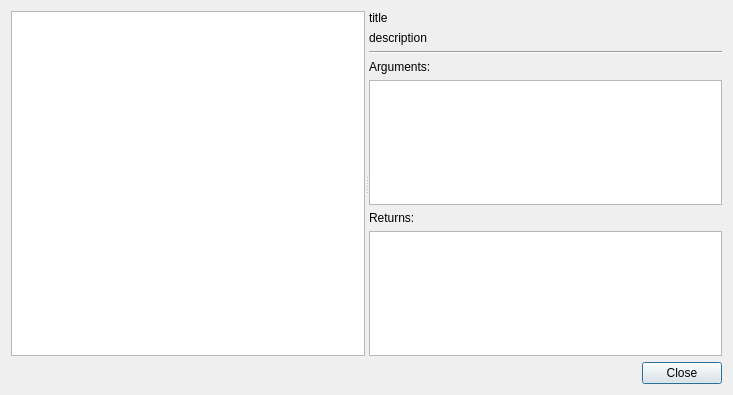
<?xml version="1.0" encoding="UTF-8"?>
<ui version="4.0">
 <class>Ripes::SyscallViewer</class>
 <widget class="QDialog" name="Ripes::SyscallViewer">
  <property name="geometry">
   <rect>
    <x>0</x>
    <y>0</y>
    <width>733</width>
    <height>395</height>
   </rect>
  </property>
  <property name="windowTitle">
   <string notr="true">Dialog</string>
  </property>
  <layout class="QGridLayout" name="gridLayout">
   <item row="0" column="0">
    <widget class="QSplitter" name="splitter">
     <property name="orientation">
      <enum>Qt::Horizontal</enum>
     </property>
     <widget class="QTableWidget" name="syscallList">
      <property name="toolTip">
       <string>System calls supported by Ripes. Put the function number in the register shown in the header (a7 on RISC-V) and execute ecall.</string>
      </property>
      <property name="sizePolicy">
       <sizepolicy hsizetype="MinimumExpanding" vsizetype="Expanding">
        <horstretch>0</horstretch>
        <verstretch>0</verstretch>
       </sizepolicy>
      </property>
     </widget>
     <widget class="QWidget" name="layoutWidget">
      <layout class="QVBoxLayout" name="verticalLayout">
       <item>
        <widget class="QLabel" name="syscallTitle">
         <property name="text">
          <string notr="true">title</string>
         </property>
        </widget>
       </item>
       <item>
        <widget class="QLabel" name="syscallDescription">
         <property name="text">
          <string notr="true">description</string>
         </property>
         <property name="wordWrap">
          <bool>true</bool>
         </property>
        </widget>
       </item>
       <item>
        <widget class="Line" name="line">
         <property name="orientation">
          <enum>Qt::Horizontal</enum>
         </property>
        </widget>
       </item>
       <item>
        <widget class="QLabel" name="label_2">
         <property name="text">
          <string>Arguments:</string>
         </property>
        </widget>
       </item>
       <item>
        <widget class="QTableWidget" name="syscallArguments"/>
       </item>
       <item>
        <widget class="QLabel" name="label">
         <property name="text">
          <string>Returns:</string>
         </property>
        </widget>
       </item>
       <item>
        <widget class="QTableWidget" name="syscallReturns"/>
       </item>
      </layout>
     </widget>
    </widget>
   </item>
   <item row="1" column="0">
    <widget class="QDialogButtonBox" name="buttonBox">
     <property name="orientation">
      <enum>Qt::Horizontal</enum>
     </property>
     <property name="standardButtons">
      <set>QDialogButtonBox::Close</set>
     </property>
    </widget>
   </item>
  </layout>
 </widget>
 <resources/>
 <connections>
  <connection>
   <sender>buttonBox</sender>
   <signal>accepted()</signal>
   <receiver>Ripes::SyscallViewer</receiver>
   <slot>accept()</slot>
   <hints>
    <hint type="sourcelabel">
     <x>248</x>
     <y>254</y>
    </hint>
    <hint type="destinationlabel">
     <x>157</x>
     <y>274</y>
    </hint>
   </hints>
  </connection>
  <connection>
   <sender>buttonBox</sender>
   <signal>rejected()</signal>
   <receiver>Ripes::SyscallViewer</receiver>
   <slot>reject()</slot>
   <hints>
    <hint type="sourcelabel">
     <x>316</x>
     <y>260</y>
    </hint>
    <hint type="destinationlabel">
     <x>286</x>
     <y>274</y>
    </hint>
   </hints>
  </connection>
 </connections>
</ui>
